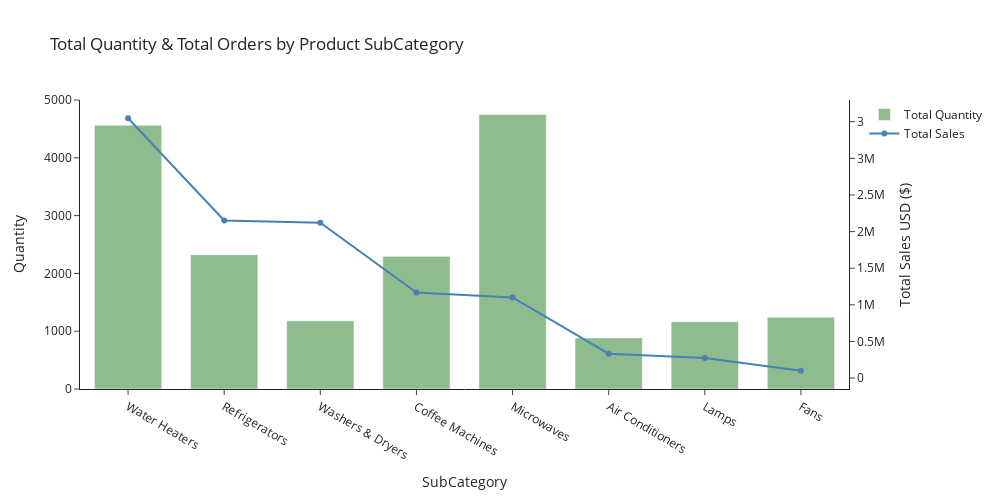

The code cell stored with this chart in its notebook:
### Code cell
traces = []
traces.append(go.Bar(
        x=product_subcategory_group_data['Subcategory'],
        y=product_subcategory_group_data['Quantity'],
        name=f"Total Quantity",
        marker_color='darkseagreen',
        yaxis='y1'
    ))
traces.append(go.Scatter(
        x=product_subcategory_group_data['Subcategory'],
        y=product_subcategory_group_data['Total_Sales'],
        name=f"Total Sales",
        mode='lines+markers',
        marker=dict(color='steelblue'),
        yaxis='y2'
    ))

# Layout và menu
layout = go.Layout(
    title=f"Total Quantity & Total Orders by Product SubCategory",
    xaxis=dict(title='SubCategory'),
    yaxis=dict(title='Quantity', side='left'),
    yaxis2=dict(title='Total Sales USD ($)', overlaying='y', side='right'),
    bargap=0.3,
    template='simple_white',
)

# Tạo figure
fig = go.Figure(data=traces, layout=layout)
fig.update_layout(width=1000, height=500)
fig.show()

### Figure 1 — Plotly figure (JSON) as saved in the notebook; plotly's stock layout.template omitted (floating-point values rounded to 4 significant figures)
{"data": [{"marker": {"color": "darkseagreen"}, "name": "Total Quantity", "type": "bar", "x": ["Water Heaters", "Refrigerators", "Washers & Dryers", "Coffee Machines", "Microwaves", "Air Conditioners", "Lamps", "Fans"], "y": [4563, 2324, 1180, 2295, 4750, 884, 1164, 1241], "yaxis": "y"}, {"marker": {"color": "steelblue"}, "mode": "lines+markers", "name": "Total Sales", "type": "scatter", "x": ["Water Heaters", "Refrigerators", "Washers & Dryers", "Coffee Machines", "Microwaves", "Air Conditioners", "Lamps", "Fans"], "y": [3548000.0, 2153000.0, 2120000.0, 1168000.0, 1101000.0, 333600.0, 273000.0, 99370.0], "yaxis": "y2"}], "layout": {"bargap": 0.3, "height": 500, "title": {"text": "Total Quantity & Total Orders by Product SubCategory"}, "width": 1000, "xaxis": {"title": {"text": "SubCategory"}}, "yaxis": {"side": "left", "title": {"text": "Quantity"}}, "yaxis2": {"overlaying": "y", "side": "right", "title": {"text": "Total Sales USD ($)"}}}}
